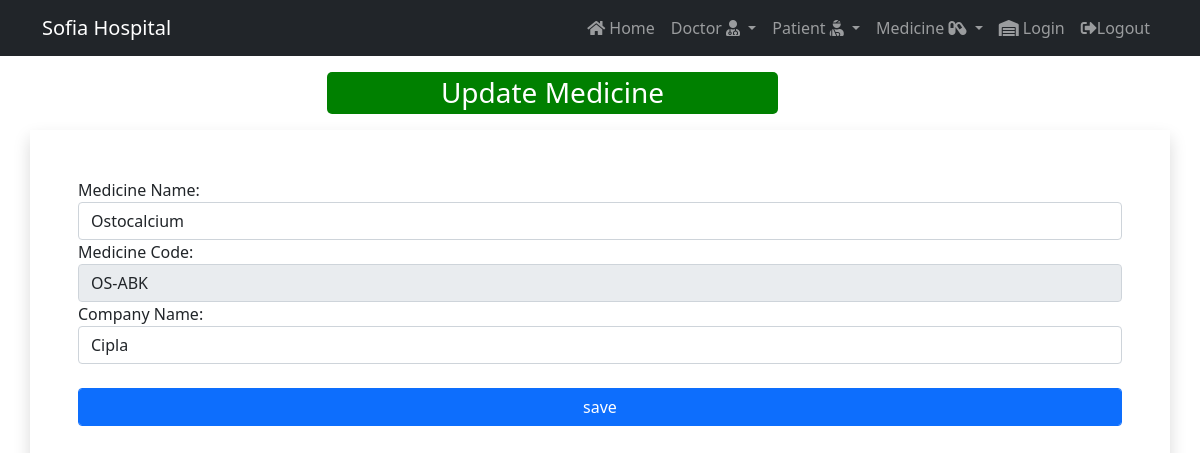
The page /editmed/1/ on the database its author committed.
### hms/models.py (models this page shows)
class CommonInfo(models.Model):
    Name = models.CharField(max_length=50)
    Mobile_No = models.CharField(max_length=10)
    Code = models.CharField(unique=True, max_length=15)
    Location = models.CharField(max_length=50)
    class Meta:
        abstract = True

class MedicienDetail(CommonInfo):
    Company_Name = models.CharField(max_length=50)
    Mobile_No = None
    Location = None

### hms/views.py (the view, shortened to what this page needs)
# urls.py: path('editmed/<int:id>/', views.Update_medicine.as_view(), name='update-medicine'),
class Update_medicine(View):
    def get(self, request,id):
        medicine = MedicienDetail.objects.get(id=id)
        return render(request,"edit_medicine.html",{'medicine': medicine})

### hms/templates/edit_medicine.html (shortened to what this page needs)
{% extends 'base.html' %}
{% block body %}
<div class="container">
<div class="row">
<div class="col-md-5 offset-3 mt-3 mb-2"> <h3 style="background-color:green; padding:4px; text-align:center;color:white;border-radius:5px;"> Update Medicine </h3> </div>
<form action="" method="post" class="shadow p-5">
<label>Medicine Name:</label>
<input type="text" class="form-control" name="name" value="{{medicine.Name}}" required>
<label>Medicine Code:</label>
<input type="text" class="form-control" name="code" value="{{medicine.Code}}" readonly>
<label> Company Name: </label>
<input type="text" class="form-control" name="cname" value="{{medicine.Company_Name}}" required>
<br>
<input type="submit" value="save" class="form-control btn btn-primary">
</form>
</div>
</div>
{% endblock body %}

### rows shown on the page
MedicienDetail: name "Ostocalcium", code "OS-ABK", cname "Cipla"
